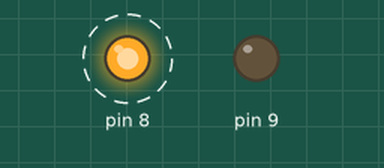
Bench run of a sketch on a simulated Arduino Uno, built with avr-gcc and run on an emulated ATmega328P. Parts: output pins drawn as LEDs (lit = HIGH). Dashed ring = blinking.

Above: at 0.5 s.
Timing chart, 0 to 4.6 s (numbered marks = the images above):
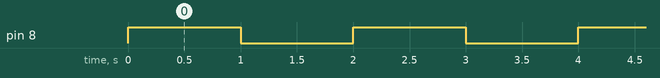

The sketch:

Ltika.ino
```cpp
void setup() {
  pinMode(8, OUTPUT);
  pinMode(9, OUTPUT);

}

void loop() {
  digitalWrite(8,HIGH);
  delay(1000);
  digitalWrite(8,LOW);
  delay(1000);
}
```

Measured:
- by itself, pin 8: alternates HIGH for 1.0 s and LOW for 1.0 s
